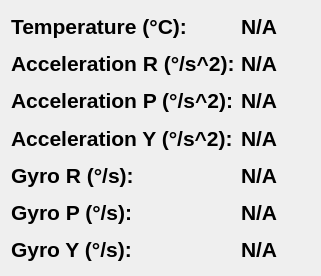
   <widget class="QWidget" name="telemetry_container_3" native="true">
    <property name="geometry">
     <rect>
      <x>320</x>
      <y>1080</y>
      <width>321</width>
      <height>276</height>
     </rect>
    </property>
    <property name="font">
     <font>
      <family>Liberation Sans</family>
      <pointsize>12</pointsize>
      <weight>50</weight>
      <italic>false</italic>
      <bold>false</bold>
     </font>
    </property>
    <layout class="QGridLayout" name="gridLayout_5">
     <item row="0" column="0">
      <layout class="QVBoxLayout" name="control_panel_2" stretch="0">
       <item>
        <layout class="QHBoxLayout" name="horizontalLayout_3" stretch="0,0">
         <item>
          <layout class="QVBoxLayout" name="verticalLayout_14">
           <item>
            <widget class="QLabel" name="temp_label_2">
             <property name="font">
              <font>
               <family>Liberation Sans</family>
               <pointsize>16</pointsize>
               <weight>75</weight>
               <italic>false</italic>
               <bold>true</bold>
               <kerning>true</kerning>
              </font>
             </property>
             <property name="styleSheet">
              <string notr="true">border: none;</string>
             </property>
             <property name="text">
              <string>Temperature (°C):</string>
             </property>
            </widget>
           </item>
           <item>
            <widget class="QLabel" name="accel_r_label_2">
             <property name="font">
              <font>
               <family>Liberation Sans</family>
               <pointsize>16</pointsize>
               <weight>75</weight>
               <italic>false</italic>
               <bold>true</bold>
              </font>
             </property>
             <property name="text">
              <string>Acceleration R (°/s^2):</string>
             </property>
            </widget>
           </item>
           <item>
            <widget class="QLabel" name="accel_p_label_2">
             <property name="font">
              <font>
               <family>Liberation Sans</family>
               <pointsize>16</pointsize>
               <weight>75</weight>
               <italic>false</italic>
               <bold>true</bold>
              </font>
             </property>
             <property name="text">
              <string>Acceleration P (°/s^2):</string>
             </property>
            </widget>
           </item>
           <item>
            <widget class="QLabel" name="accel_y_label_2">
             <property name="font">
              <font>
               <family>Liberation Sans</family>
               <pointsize>16</pointsize>
               <weight>75</weight>
               <italic>false</italic>
               <bold>true</bold>
               <kerning>true</kerning>
              </font>
             </property>
             <property name="text">
              <string>Acceleration Y (°/s^2):</string>
             </property>
            </widget>
           </item>
           <item>
            <widget class="QLabel" name="gyro_r_label_2">
             <property name="font">
              <font>
               <family>Liberation Sans</family>
               <pointsize>16</pointsize>
               <weight>75</weight>
               <italic>false</italic>
               <bold>true</bold>
              </font>
             </property>
             <property name="styleSheet">
              <string notr="true">border: none;</string>
             </property>
             <property name="text">
              <string>Gyro R (°/s):</string>
             </property>
            </widget>
           </item>
           <item>
            <widget class="QLabel" name="gyro_p_label_2">
             <property name="font">
              <font>
               <family>Liberation Sans</family>
               <pointsize>16</pointsize>
               <weight>75</weight>
               <italic>false</italic>
               <bold>true</bold>
              </font>
             </property>
             <property name="text">
              <string>Gyro P (°/s):</string>
             </property>
            </widget>
           </item>
           <item>
            <widget class="QLabel" name="gyro_y_label_2">
             <property name="font">
              <font>
               <family>Liberation Sans</family>
               <pointsize>16</pointsize>
               <weight>75</weight>
               <italic>false</italic>
               <bold>true</bold>
              </font>
             </property>
             <property name="text">
              <string>Gyro Y (°/s):</string>
             </property>
            </widget>
           </item>
          </layout>
         </item>
         <item>
          <layout class="QVBoxLayout" name="verticalLayout_15">
           <item>
            <widget class="QLabel" name="TEMPERATURE_2">
             <property name="font">
              <font>
               <family>Liberation Sans</family>
               <pointsize>16</pointsize>
               <weight>75</weight>
               <italic>false</italic>
               <bold>true</bold>
              </font>
             </property>
             <property name="text">
              <string>N/A</string>
             </property>
            </widget>
           </item>
           <item>
            <widget class="QLabel" name="ACCEL_R_2">
             <property name="font">
              <font>
               <family>Liberation Sans</family>
               <pointsize>16</pointsize>
               <weight>75</weight>
               <italic>false</italic>
               <bold>true</bold>
              </font>
             </property>
             <property name="text">
              <string>N/A</string>
             </property>
            </widget>
           </item>
           <item>
            <widget class="QLabel" name="ACCEL_P_2">
             <property name="font">
              <font>
               <family>Liberation Sans</family>
               <pointsize>16</pointsize>
               <weight>75</weight>
               <italic>false</italic>
               <bold>true</bold>
              </font>
             </property>
             <property name="text">
              <string>N/A</string>
             </property>
            </widget>
           </item>
           <item>
            <widget class="QLabel" name="ACCEL_Y_2">
             <property name="font">
              <font>
               <family>Liberation Sans</family>
               <pointsize>16</pointsize>
               <weight>75</weight>
               <italic>false</italic>
               <bold>true</bold>
              </font>
             </property>
             <property name="text">
              <string>N/A</string>
             </property>
            </widget>
           </item>
           <item>
            <widget class="QLabel" name="GYRO_R_2">
             <property name="font">
              <font>
               <family>Liberation Sans</family>
               <pointsize>16</pointsize>
               <weight>75</weight>
               <italic>false</italic>
               <bold>true</bold>
              </font>
             </property>
             <property name="text">
              <string>N/A</string>
             </property>
            </widget>
           </item>
           <item>
            <widget class="QLabel" name="GYRO_P_2">
             <property name="font">
              <font>
               <family>Liberation Sans</family>
               <pointsize>16</pointsize>
               <weight>75</weight>
               <italic>false</italic>
               <bold>true</bold>
              </font>
             </property>
             <property name="text">
              <string>N/A</string>
             </property>
            </widget>
           </item>
           <item>
            <widget class="QLabel" name="GYRO_Y_2">
             <property name="font">
              <font>
               <family>Liberation Sans</family>
               <pointsize>16</pointsize>
               <weight>75</weight>
               <italic>false</italic>
               <bold>true</bold>
              </font>
             </property>
             <property name="text">
              <string>N/A</string>
             </property>
            </widget>
           </item>
          </layout>
         </item>
        </layout>
       </item>
      </layout>
     </item>
    </layout>
   </widget>
